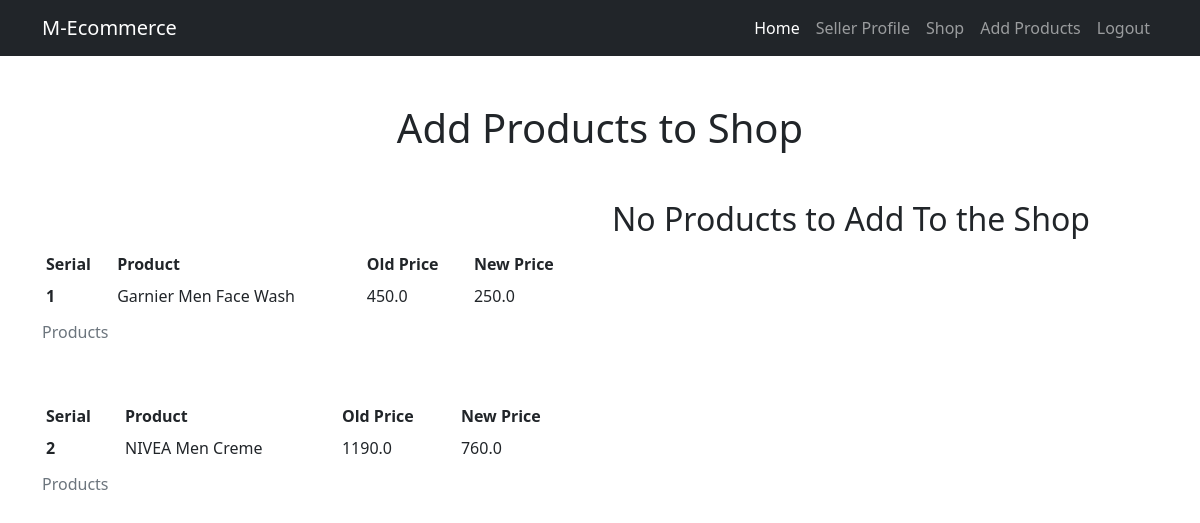
The page /shop/allproducts/ (signed in) on the database its author committed.
### App_Shop/models.py (models this page shows, shortened)
class Product(models.Model):
    mainimage=models.ImageField(upload_to='products')
    name=models.CharField(max_length=264)
    added_by=models.ForeignKey(Seller,on_delete=models.CASCADE)
    preview_text=models.TextField(max_length=100,verbose_name='Preview Text')
    detail_text=models.TextField(max_length=1000,verbose_name='Detail Text')
    price=models.FloatField()
    old_price=models.FloatField(default=0.00)
    created_at=models.DateTimeField(auto_now_add=True)
    added_to_shop=models.BooleanField(default=False)
    class Meta:
        ordering=['-created_at',]
        verbose_name_plural='Products'

### App_Login/decorators.py (the view)
        def wrap(request,*args,**kwargs):
            try:
                if request.user.is_seller or request.user.is_staff:
                    return view_fun(request,*args,**kwargs)
                else:
                    return HttpResponseRedirect(reverse_lazy('App_Login:home'))
            except PermissionError:
                return HttpResponseRedirect(reverse_lazy('App_Login:home'))

### App_Shop/views.py (called while the page is built)
@login_required
@seller()
def viewproducts(request):
    user=get_object_or_404(Seller,user=request.user)
    shop=models.ShopOwner.objects.get(owner=user,shop_created=True)
    shop_products=shop.products.all()
    user_products=models.Product.objects.filter(added_by=user,added_to_shop=False)
    return render(request,'App_Shop/products.html',context={'shop':shop,'user_products':user_products,'shop_products':shop_products})

### templates/App_Shop/products.html (shortened to what this page needs)
{% extends "Base.html" %}
{% load crispy_forms_tags %}
{% block body_block %}
<h1 class="text-center my-5">Add Products to Shop</h1>
<div class="row">
  <div class="col-md-6">
    {% for product in shop_products  %}
    <table class="table table-hover mt-5 table-borderless table-sm">
      <caption> Products </caption>
      <thead>
        <tr>
          <th scope="col">Serial</th>
          <th scope="col">Product</th>
          <th scope="col">Old Price</th>
          <th scope="col">New Price</th>
        </tr>
      </thead>
      <tbody>
        <tr>
          <th scope="row">{{forloop.counter}}</th>
          <td>{{product.name}}</td>
          <td>{{product.old_price}}</td>
          <td>{{product.price}}</td>
        </tr>
      </tbody>
      </table>
      {%empty%}
      <h2>No Products In the Shop</h2>
      {% endfor %}
  </div>
  <div class="col-md-6">
    {% for product in user_products %}
    <table class="table table-hover mt-5 table-borderless table-sm">
      <caption> Products </caption>
      <thead>
        <tr>
          <th scope="col">Serial</th>
          <th scope="col">Product</th>
          <th scope="col"></th>
        </tr>
      </thead>
      <tbody>
        <tr>
          <th scope="row">{{forloop.counter}}</th>
          <td>{{product.name}}</td>
          <td>{{product.option1}}</td>
          <td><a href="{% url 'App_Shop:addtoshop' pk=product.pk %}" class="btn btn-info">Add To Shop</a></td>
        </tr>
      </tbody>
      {%empty%}
      <h2> No Products to Add To the Shop </h2>
      {% endfor %}
  </div>
</div>
{% endblock body_block %}

### rows shown on the page
Product: name "Garnier Men Face Wash", old_price "450.0", price "250.0"
Product: name "NIVEA Men Creme", old_price "1190.0", price "760.0"
